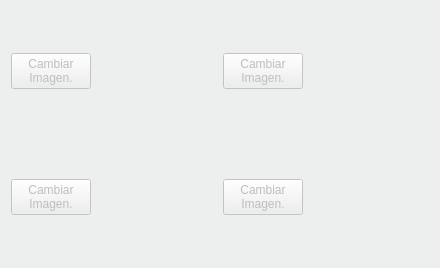
        <widget class="QWidget" name="tab_7">
         <property name="styleSheet">
          <string notr="true">background-color: #ecefed;</string>
         </property>
         <attribute name="title">
          <string>Imagenes Artículo</string>
         </attribute>
         <layout class="QGridLayout" name="gridLayout_14">
          <item row="0" column="0">
           <widget class="QPushButton" name="botCambiarImagen">
            <property name="enabled">
             <bool>false</bool>
            </property>
            <property name="text">
             <string>Cambiar
Imagen.</string>
            </property>
           </widget>
          </item>
          <item row="0" column="1">
           <widget class="QLabel" name="lblImagenArticulo">
            <property name="sizePolicy">
             <sizepolicy hsizetype="Preferred" vsizetype="Preferred">
              <horstretch>255</horstretch>
              <verstretch>255</verstretch>
             </sizepolicy>
            </property>
            <property name="minimumSize">
             <size>
              <width>120</width>
              <height>120</height>
             </size>
            </property>
            <property name="maximumSize">
             <size>
              <width>256</width>
              <height>256</height>
             </size>
            </property>
            <property name="toolTip">
             <string>La imagen introducida debe tener los mismos pixels horizontales que verticales</string>
            </property>
            <property name="text">
             <string/>
            </property>
            <property name="pixmap">
             <pixmap resource="../terra.qrc">:/Icons/PNG/paquete.png</pixmap>
            </property>
            <property name="scaledContents">
             <bool>true</bool>
            </property>
           </widget>
          </item>
          <item row="1" column="0">
           <widget class="QPushButton" name="botCambiarImagen_3">
            <property name="enabled">
             <bool>false</bool>
            </property>
            <property name="text">
             <string>Cambiar
Imagen.</string>
            </property>
           </widget>
          </item>
          <item row="1" column="1">
           <widget class="QLabel" name="lblImagenArticulo_3">
            <property name="sizePolicy">
             <sizepolicy hsizetype="Preferred" vsizetype="Preferred">
              <horstretch>255</horstretch>
              <verstretch>255</verstretch>
             </sizepolicy>
            </property>
            <property name="minimumSize">
             <size>
              <width>120</width>
              <height>120</height>
             </size>
            </property>
            <property name="maximumSize">
             <size>
              <width>256</width>
              <height>256</height>
             </size>
            </property>
            <property name="toolTip">
             <string>La imagen introducida debe tener los mismos pixels horizontales que verticales</string>
            </property>
            <property name="text">
             <string/>
            </property>
            <property name="pixmap">
             <pixmap resource="../terra.qrc">:/Icons/PNG/paquete.png</pixmap>
            </property>
            <property name="scaledContents">
             <bool>true</bool>
            </property>
           </widget>
          </item>
          <item row="1" column="2">
           <widget class="QPushButton" name="botCambiarImagen_4">
            <property name="enabled">
             <bool>false</bool>
            </property>
            <property name="text">
             <string>Cambiar
Imagen.</string>
            </property>
           </widget>
          </item>
          <item row="0" column="2">
           <widget class="QPushButton" name="botCambiarImagen_2">
            <property name="enabled">
             <bool>false</bool>
            </property>
            <property name="text">
             <string>Cambiar
Imagen.</string>
            </property>
           </widget>
          </item>
          <item row="0" column="3">
           <widget class="QLabel" name="lblImagenArticulo_2">
            <property name="sizePolicy">
             <sizepolicy hsizetype="Preferred" vsizetype="Preferred">
              <horstretch>255</horstretch>
              <verstretch>255</verstretch>
             </sizepolicy>
            </property>
            <property name="minimumSize">
             <size>
              <width>120</width>
              <height>120</height>
             </size>
            </property>
            <property name="maximumSize">
             <size>
              <width>256</width>
              <height>256</height>
             </size>
            </property>
            <property name="toolTip">
             <string>La imagen introducida debe tener los mismos pixels horizontales que verticales</string>
            </property>
            <property name="text">
             <string/>
            </property>
            <property name="pixmap">
             <pixmap resource="../terra.qrc">:/Icons/PNG/paquete.png</pixmap>
            </property>
            <property name="scaledContents">
             <bool>true</bool>
            </property>
           </widget>
          </item>
          <item row="1" column="3">
           <widget class="QLabel" name="lblImagenArticulo_4">
            <property name="sizePolicy">
             <sizepolicy hsizetype="Preferred" vsizetype="Preferred">
              <horstretch>255</horstretch>
              <verstretch>255</verstretch>
             </sizepolicy>
            </property>
            <property name="minimumSize">
             <size>
              <width>120</width>
              <height>120</height>
             </size>
            </property>
            <property name="maximumSize">
             <size>
              <width>256</width>
              <height>256</height>
             </size>
            </property>
            <property name="toolTip">
             <string>La imagen introducida debe tener los mismos pixels horizontales que verticales</string>
            </property>
            <property name="text">
             <string/>
            </property>
            <property name="pixmap">
             <pixmap resource="../terra.qrc">:/Icons/PNG/paquete.png</pixmap>
            </property>
            <property name="scaledContents">
             <bool>true</bool>
            </property>
           </widget>
          </item>
         </layout>
        </widget>
